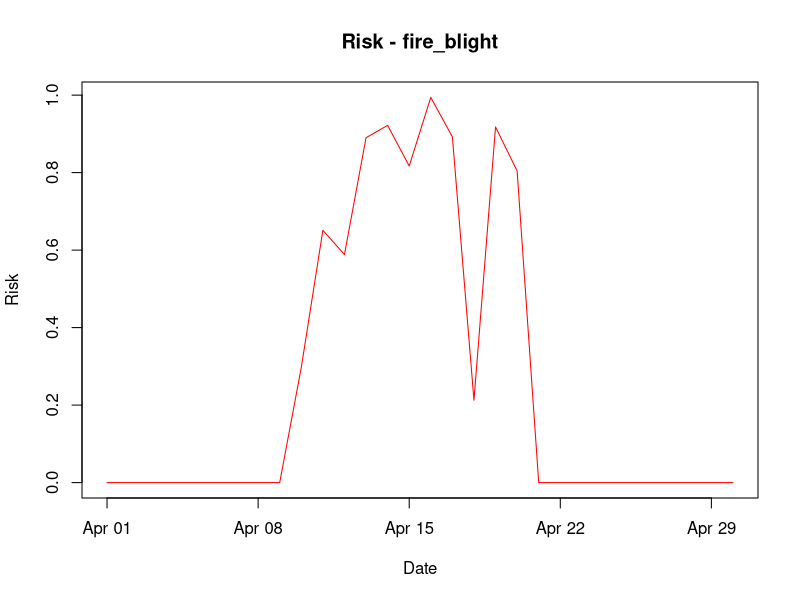

Generate this figure with R:
#############################################
# Generic Bacterial Infection Model (v9)
# - Multiplication–Dispersal–Infection structure, Risk = N × D × I
# - Base modules (all diseases):
#     N : discrete logistic growth, r = mu_max × f_T(T) × f_RH(RH)
#     D : D = K_d (constant, fittable), used when no dispersal add-on is on
#     I : I = W(RH, Rain)
# - Add-on modules (switched on per disease):
#     N : degree-hour driven growth, r = mu_max × (1 - exp(-DH / DH_scale)) × f_RH(RH)
#         (DH = degree-hours > 18.3 °C; Maryblyt EIP, Cougarblight)
#     D : weather-driven dispersal (rain, wind, rain × wind) and insect pathway
#         replace the base constant: D = D_add = 1 - (1 - D_weather)(1 - D_insect)
#     I : wetting on the day after rain >= Rain_prev (Maryblyt),
#         temperature response f_T(T) and host vulnerable period V
#         I = max(W(RH, Rain), 1[Rain_{t-1} >= Rain_prev]) × f_T(T) × V
#   With every add-on switched off (and k_M = 0.3, k_I = 1), v9 is identical to v8.
#############################################

# -------------------------------
# 1. INPUT DATA (example)
# -------------------------------

set.seed(1)

data <- data.frame(
  date = seq(as.Date("2024-04-01"), as.Date("2024-04-30"), by = "day"),
  temp = runif(30, 5, 35),      # daily mean temperature (°C)
  rh   = runif(30, 50, 100),    # relative humidity (%)
  rain = runif(30, 0, 20),      # rainfall amount (mm)
  wind = runif(30, 0, 10),      # wind speed (m/s), needed only if use_wind / use_interaction
  degree_hours = runif(30, 0, 120),  # daily degree-hours > 18.3 °C from hourly temperature,
                                     # needed only if use_dh_growth
  vulnerable_period = ifelse(1:30 %in% 10:20, 1, 0)
  # vulnerable_period (needed only if use_vulnerable_period):
  # 1 = host tissue / growth stage is vulnerable (flowering, young tissue, wounds)
  # 0 = host is not in a vulnerable stage
)

# -------------------------------
# 2. GLOBAL PARAMETERS
# -------------------------------

global_params <- list(
  growth_period = 3         # Number of preceding days used to calculate N
                            # (a disease may override it with its own growth_period)
)

# -------------------------------
# 3. DISEASE-SPECIFIC PARAMETERS
# -------------------------------

disease_params <- list(

  fire_blight = list(  ##화상병
    # Calibrated to the pear fire blight model (Maryblyt-type BIR):
    # hourly_99 / CF-99, 2010-2025 bloom periods, target (BIR - 25) / 75,
    # parameters and add-ons selected by leave-one-season-out RMSE.
    # [v8: ...] = value in bacterialmodel_v8.R

    growth_period = 4,     # Days of growth history for N (overrides global 3)

    # ---- base: multiplication (N) ----
    N0 = 0.1529,           # Initial inoculum pressure (0-1)        [v8: 0.15]
    mu_max = 2.00,         # Maximum bacterial growth rate          [v8: 0.30]
                           # (2 = stability limit of the discrete logistic)
    T_min = 4,             # Minimum temperature (°C), f_T in I
    T_opt = 21.2062,       # Optimum temperature (°C), f_T in I     [v8: 28]
    T_max = 36,            # Maximum temperature (°C), f_T in I
    rh_thresh_M = 0,       # RH threshold for growth (%)            [v8: 50]
                           # fitted 0: no RH limitation of growth
    k_M = 0.3,             # Logistic slope of f_RH in N

    # ---- base: dispersal (D) ----
    K_d = 0.20,            # Dispersal coefficient (constant, 0-1)
                           # used only when no dispersal add-on is on

    # ---- base: infection (I) ----
    rh_thresh_I = 41.1785, # RH threshold for infection wetness (%)  [v8: 90]
    rain_thresh = 0.67,    # Rainfall threshold (mm), W = 1 above    [v8: 0.25]
    k_I = 0.05,            # Logistic slope of W in RH                [v8: 1]
                           # (gradual RH response of wetness)

    # ---- add-on: degree-hour driven growth (N) ----
    use_dh_growth = TRUE,  # needs data$degree_hours
    DH_scale = 49.3842,    # Degree-hours giving 63 % of the maximum growth rate

    # ---- add-on: weather-driven / insect dispersal (D) ----
    use_rain = TRUE,       # rain splash pathway
    use_wind = FALSE,      # wind pathway (needs wind data; not calibrated: no wind in hourly_99)
    use_interaction = FALSE,  # rain × wind pathway (needs wind data; not calibrated)
    use_insect = TRUE,     # insect pathway (weather independent)
    rain_coeff = 4.9875,   # a_rain: rain-driven dispersal coefficient [v7: 0.055]
    wind_coeff = 0.030,    # a_wind: wind-driven dispersal coefficient (v7 value)
    interaction_coeff = 0.0030,  # a_int: rain × wind interaction coefficient (v7 value)
    insect_coeff = 0.9026, # D_insect: insect-mediated dispersal probability (0-1) [v7: 0.10]

    # ---- add-on: infection (I) ----
    use_prev_rain_wetness = TRUE,  # wetting on the day after rain (Maryblyt)
    rain_prev_thresh = 2.3001,     # previous-day rain giving W = 1 (mm) [Maryblyt: 2.5]
    use_temp_I = TRUE,     # temperature response f_T(T) in I
    use_vulnerable_period = TRUE   # host vulnerable period V in I (bloom)
                                   # (V = 1 on all calibration days)
  ),

  bacterial_spot = list(  ##고추세균성점무늬병
    N0 = 0.08,

    # Xanthomonas arboricola pv. pruni:
    # infection tested from 5–35 C;
    # infection optimum estimated at 28.9 C;
    # in vitro growth reported from 5–34 C, not above 35 C.
    mu_max = 0.26,
    T_min = 5,
    T_opt = 29,
    T_max = 35,
    rh_thresh_M = 50,
    k_M = 0.3,

    K_d = 0.20,            # used only when no dispersal add-on is on

    rh_thresh_I = 90,
    rain_thresh = 0.25,
    k_I = 1,

    # Mainly rain splash / wetness-driven.
    use_rain = TRUE,
    use_wind = FALSE,
    use_interaction = FALSE,
    use_insect = FALSE,
    rain_coeff = 0.070,
    wind_coeff = 0.005,
    interaction_coeff = 0.0005,
    insect_coeff = 0.00,

    use_dh_growth = FALSE,
    DH_scale = 50,
    use_prev_rain_wetness = FALSE,
    rain_prev_thresh = 2.5,
    use_temp_I = TRUE,
    use_vulnerable_period = TRUE
  ),

  bacterial_blight = list( ##벼 흰잎마름병
    N0 = 0.12,

    # Rice bacterial blight / Xanthomonas oryzae pv. oryzae:
    # disease-favoring environment commonly reported as 25–34 C
    # and RH > 70%.
    mu_max = 0.27,
    T_min = 10,
    T_opt = 30,
    T_max = 38,
    rh_thresh_M = 50,
    k_M = 0.3,

    K_d = 0.20,            # used only when no dispersal add-on is on

    rh_thresh_I = 90,
    rain_thresh = 0.25,
    k_I = 1,

    # Strong winds and continuous heavy rain favor spread.
    use_rain = TRUE,
    use_wind = TRUE,
    use_interaction = TRUE,
    use_insect = FALSE,
    rain_coeff = 0.060,
    wind_coeff = 0.030,
    interaction_coeff = 0.0030,
    insect_coeff = 0.00,

    use_dh_growth = FALSE,
    DH_scale = 50,
    use_prev_rain_wetness = FALSE,
    rain_prev_thresh = 2.5,
    use_temp_I = TRUE,
    use_vulnerable_period = TRUE
  ),

  ralstonia = list(  ##고추풋마름병
    N0 = 0.30,

    # Ralstonia solanacearum:
    # warm-climate soilborne pathogen;
    # in vitro maximum growth often around 30 C,
    # bacterial wilt intensity can be high at 30–35 C depending on host/root injury.
    mu_max = 0.32,
    T_min = 10,
    T_opt = 30,
    T_max = 40,

    # RH is only a weak proxy here; later soil moisture/root infection module needed.
    rh_thresh_M = 50,
    k_M = 0.3,

    # No aboveground dispersal limitation (D = 1): base module only.
    K_d = 1.00,

    rh_thresh_I = 90,
    rain_thresh = 0.25,
    k_I = 1,

    use_rain = FALSE,
    use_wind = FALSE,
    use_interaction = FALSE,
    use_insect = FALSE,
    rain_coeff = 0.000,
    wind_coeff = 0.000,
    interaction_coeff = 0.000,
    insect_coeff = 0.00,

    use_dh_growth = FALSE,
    DH_scale = 50,
    use_prev_rain_wetness = FALSE,
    rain_prev_thresh = 2.5,
    use_temp_I = TRUE,
    use_vulnerable_period = FALSE
  )
)

# -------------------------------
# 4. PARAMETER VALIDATION
# -------------------------------

validate_disease_params <- function(p){

  if(!(p$T_min < p$T_opt && p$T_opt < p$T_max)){
    stop("Temperature parameters must satisfy T_min < T_opt < T_max.")
  }

  if(p$N0 < 0 || p$N0 > 1){
    stop("N0 must be between 0 and 1.")
  }

  if(p$mu_max < 0){
    stop("mu_max must be non-negative.")
  }

  if(p$rh_thresh_M < 0 || p$rh_thresh_M > 100 ||
     p$rh_thresh_I < 0 || p$rh_thresh_I > 100){
    stop("rh_thresh_M and rh_thresh_I must be between 0 and 100.")
  }

  if(p$rain_thresh < 0){
    stop("rain_thresh must be non-negative.")
  }

  if(p$K_d < 0 || p$K_d > 1){
    stop("K_d must be between 0 and 1.")
  }

  if(p$rain_coeff < 0 || p$wind_coeff < 0 || p$interaction_coeff < 0){
    stop("Dispersal coefficients must be non-negative.")
  }

  if(p$insect_coeff < 0 || p$insect_coeff > 1){
    stop("insect_coeff must be between 0 and 1.")
  }

  if(p$k_M <= 0 || p$k_I <= 0){
    stop("k_M and k_I must be positive.")
  }

  if(p$use_dh_growth && p$DH_scale <= 0){
    stop("DH_scale must be positive.")
  }

  if(p$use_prev_rain_wetness && p$rain_prev_thresh < 0){
    stop("rain_prev_thresh must be non-negative.")
  }
}

validate_data <- function(data, p){
  need <- c("date", "temp", "rh", "rain")
  if(p$use_wind || p$use_interaction) need <- c(need, "wind")
  if(p$use_vulnerable_period) need <- c(need, "vulnerable_period")
  if(p$use_dh_growth) need <- c(need, "degree_hours")
  missing <- setdiff(need, names(data))
  if(length(missing) > 0){
    stop("Input data are missing column(s): ", paste(missing, collapse = ", "))
  }
}

# -------------------------------
# 5. RESPONSE FUNCTIONS
# -------------------------------

# Cardinal temperature response (0-1), used in N and (add-on) in I
temp_response <- function(T, T_min, T_opt, T_max){

  response <- rep(0, length(T))

  valid <- T > T_min & T < T_max

  exponent <- (T_max - T_opt) / (T_opt - T_min)

  response[valid] <-
    ((T[valid] - T_min) *
       (T_max - T[valid])^exponent) /
    ((T_opt - T_min) *
       (T_max - T_opt)^exponent)

  pmin(response, 1)
}

# Humidity response, used in the multiplication module
# f_RH(RH) = 1 / (1 + exp[-k * (RH - RH_th)])
# RH_th: RH where the response reaches 0.5, k: logistic slope
rh_response <- function(RH, RH_th, k = 0.3){
  plogis(k * (RH - RH_th))
}

# Wetness response, used in the infection module
# W(RH, Rain) = 1                                  if Rain >= Rain_th
#             = 1 / (1 + exp[-k * (RH - RH_th)])   if Rain <  Rain_th
wetness_response <- function(RH, Rain, RH_th, Rain_th, k = 1){
  ifelse(Rain >= Rain_th, 1, rh_response(RH, RH_th, k))
}

# -------------------------------
# 6. MULTIPLICATION (N)
# -------------------------------

calc_population <- function(data, disease_param, growth_period){

  if(length(growth_period) != 1 || is.na(growth_period) ||
     growth_period < 0 || growth_period != as.integer(growth_period)){
    stop("growth_period must be a non-negative integer.")
  }

  n <- nrow(data)

  # Daily growth rate r_t = mu_max * g * f_RH(RH)
  #   base   : g = f_T(daily mean T)
  #   add-on : g = 1 - exp(-DH / DH_scale), DH = degree-hours > 18.3 °C
  if(disease_param$use_dh_growth){
    temp_eff <- 1 - exp(-data$degree_hours / disease_param$DH_scale)
  } else {
    temp_eff <- temp_response(
      data$temp,
      disease_param$T_min,
      disease_param$T_opt,
      disease_param$T_max
    )
  }
  rh_eff <- rh_response(data$rh, disease_param$rh_thresh_M, disease_param$k_M)
  r <- disease_param$mu_max * temp_eff * rh_eff

  N <- numeric(n)

  # For each date, restart from N0 and apply the daily growth rates
  # from t - growth_period through t.
  for(t in seq_len(n)){
    current_N <- disease_param$N0

    for(s in max(1, t - growth_period):t){
      current_N <- current_N + r[s] * current_N * (1 - current_N)
      current_N <- max(0, min(current_N, 1))
    }

    N[t] <- current_N
  }

  N
}

# -------------------------------
# 7. DISPERSAL (D)
# -------------------------------

# Add-on: weather-driven and insect dispersal
#   E_total   = a_rain × Rain + a_wind × Wind + a_int × Rain × Wind
#   D_weather = 1 - exp(-E_total)
#   D_add     = 1 - (1 - D_weather)(1 - D_insect)
calc_dispersal_addon <- function(data, disease_param){

  p <- disease_param
  total_effect <- rep(0, nrow(data))
  if(p$use_rain){
    total_effect <- total_effect + p$rain_coeff * data$rain
  }
  if(p$use_wind){
    total_effect <- total_effect + p$wind_coeff * data$wind
  }
  if(p$use_interaction){
    total_effect <- total_effect + p$interaction_coeff * data$rain * data$wind
  }
  D_weather <- 1 - exp(-total_effect)

  if(p$use_insect){
    1 - (1 - D_weather) * (1 - p$insect_coeff)
  } else {
    D_weather
  }
}

use_dispersal_addon <- function(p){
  p$use_rain || p$use_wind || p$use_interaction || p$use_insect
}

# Base: D = K_d when no dispersal add-on is used.
# Add-on: D = D_add (weather / insect pathways), K_d is not used.
calc_dispersal <- function(data, disease_param){
  if(use_dispersal_addon(disease_param)){
    calc_dispersal_addon(data, disease_param)
  } else {
    rep(disease_param$K_d, nrow(data))
  }
}

# -------------------------------
# 8. INFECTION (I)
# -------------------------------

# Base W(RH, Rain) × add-ons (previous-day rain wetting, f_T(T), V)
calc_infection <- function(data, disease_param){

  I <- wetness_response(
    data$rh,
    data$rain,
    disease_param$rh_thresh_I,
    disease_param$rain_thresh,
    disease_param$k_I
  )

  if(disease_param$use_prev_rain_wetness){
    rain_prev <- c(0, head(data$rain, -1))
    I <- pmax(I, as.numeric(rain_prev >= disease_param$rain_prev_thresh))
  }

  if(disease_param$use_temp_I){
    I <- I * temp_response(
      data$temp,
      disease_param$T_min,
      disease_param$T_opt,
      disease_param$T_max
    )
  }

  if(disease_param$use_vulnerable_period){
    I <- I * data$vulnerable_period
  }

  I
}

# -------------------------------
# 9. RUN MODEL
# -------------------------------

run_model <- function(data, disease_param, growth_period = 3){

  validate_disease_params(disease_param)
  validate_data(data, disease_param)

  if(!is.null(disease_param$growth_period)) growth_period <- disease_param$growth_period
  N <- calc_population(data, disease_param, growth_period)
  D <- calc_dispersal(data, disease_param)
  I <- calc_infection(data, disease_param)

  data.frame(
    date = data$date,
    N = N,
    D = D,
    I = I,
    Risk = N * D * I
  )
}

# -------------------------------
# 10. RUN
# -------------------------------

disease <- "fire_blight"

disease_param <- disease_params[[disease]]

res <- run_model(data, disease_param, global_params$growth_period)

print(res)

# -------------------------------
# 11. VISUALIZATION
# -------------------------------

plot(
  res$date,
  res$Risk,
  type = "l",
  col = "red",
  main = paste("Risk -", disease),
  ylab = "Risk",
  xlab = "Date"
)
